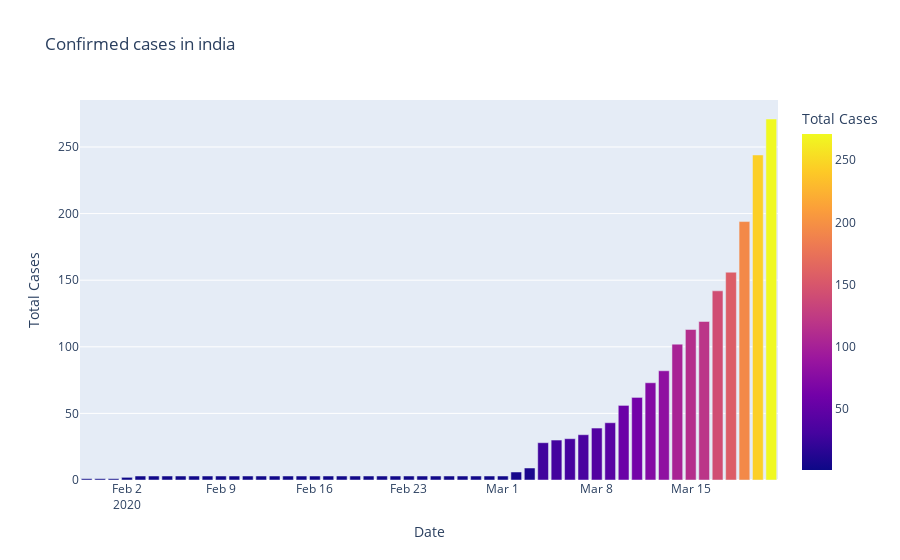

Here is the notebook cell this chart was saved with:
### Code cell
#Matplotlib
fig=plt.figure(figsize=(10,5),dpi=200)
axes=fig.add_axes([0.1,0.1,0.8,0.8])
axes.bar(dbd_India['Date'],dbd_India['Total Cases'],color='blue')
axes.set_xlabel("Date")
axes.set_ylabel("Total Cases")
axes.set_title("Confirmed cases in India")
plt.show()

#plotly Express
fig=px.bar(dbd_India,x="Date",y="Total Cases",color='Total Cases',title='Confirmed cases in india ')
fig.show()

### Figure 1 — Plotly figure (JSON) as saved in the notebook; plotly's stock layout.template omitted (floating-point values rounded to 4 significant figures)
{"data": [{"alignmentgroup": "True", "hovertemplate": "Date=%{x}<br>Total Cases=%{marker.color}<extra></extra>", "legendgroup": "", "marker": {"color": [1, 1, 1, 2, 3, 3, 3, 3, 3, 3, 3, 3, 3, 3, 3, 3, 3, 3, 3, 3, 3, 3, 3, 3, 3, 3, 3, 3, 3, 3, 3, 3, 6, 9, 28, 30, 31, 34, 39, 43, 56, 62, 73, 82, 102, 113, 119, 142, 156, 194, 244, 271], "coloraxis": "coloraxis"}, "name": "", "offsetgroup": "", "orientation": "v", "showlegend": false, "textposition": "auto", "type": "bar", "x": ["2020-01-30T00:00:00", "2020-01-31T00:00:00", "2020-02-01T00:00:00", "2020-02-02T00:00:00", "2020-02-03T00:00:00", "2020-02-04T00:00:00", "2020-02-05T00:00:00", "2020-02-06T00:00:00", "2020-02-07T00:00:00", "2020-02-08T00:00:00", "2020-02-09T00:00:00", "2020-02-10T00:00:00", "2020-02-11T00:00:00", "2020-02-12T00:00:00", "2020-02-13T00:00:00", "2020-02-14T00:00:00", "2020-02-15T00:00:00", "2020-02-16T00:00:00", "2020-02-17T00:00:00", "2020-02-18T00:00:00", "2020-02-19T00:00:00", "2020-02-20T00:00:00", "2020-02-21T00:00:00", "2020-02-22T00:00:00", "2020-02-23T00:00:00", "2020-02-24T00:00:00", "2020-02-25T00:00:00", "2020-02-26T00:00:00", "2020-02-27T00:00:00", "2020-02-28T00:00:00", "2020-02-29T00:00:00", "2020-03-01T00:00:00", "2020-03-02T00:00:00", "2020-03-03T00:00:00", "2020-03-04T00:00:00", "2020-03-05T00:00:00", "2020-03-06T00:00:00", "2020-03-07T00:00:00", "2020-03-08T00:00:00", "2020-03-09T00:00:00", "2020-03-10T00:00:00", "2020-03-11T00:00:00", "2020-03-12T00:00:00", "2020-03-13T00:00:00", "2020-03-14T00:00:00", "2020-03-15T00:00:00", "2020-03-16T00:00:00", "2020-03-17T00:00:00", "2020-03-18T00:00:00", "2020-03-19T00:00:00", "2020-03-20T00:00:00", "2020-03-21T00:00:00"], "xaxis": "x", "y": [1, 1, 1, 2, 3, 3, 3, 3, 3, 3, 3, 3, 3, 3, 3, 3, 3, 3, 3, 3, 3, 3, 3, 3, 3, 3, 3, 3, 3, 3, 3, 3, 6, 9, 28, 30, 31, 34, 39, 43, 56, 62, 73, 82, 102, 113, 119, 142, 156, 194, 244, 271], "yaxis": "y"}], "layout": {"barmode": "relative", "coloraxis": {"colorbar": {"title": {"text": "Total Cases"}}, "colorscale": [[0, "#0d0887"], [0.1111, "#46039f"], [0.2222, "#7201a8"], [0.3333, "#9c179e"], [0.4444, "#bd3786"], [0.5556, "#d8576b"], [0.6667, "#ed7953"], [0.7778, "#fb9f3a"], [0.8889, "#fdca26"], [1, "#f0f921"]]}, "legend": {"tracegroupgap": 0}, "title": {"text": "Confirmed cases in india "}, "xaxis": {"anchor": "y", "domain": [0, 1], "title": {"text": "Date"}}, "yaxis": {"anchor": "x", "domain": [0, 1], "title": {"text": "Total Cases"}}}}
